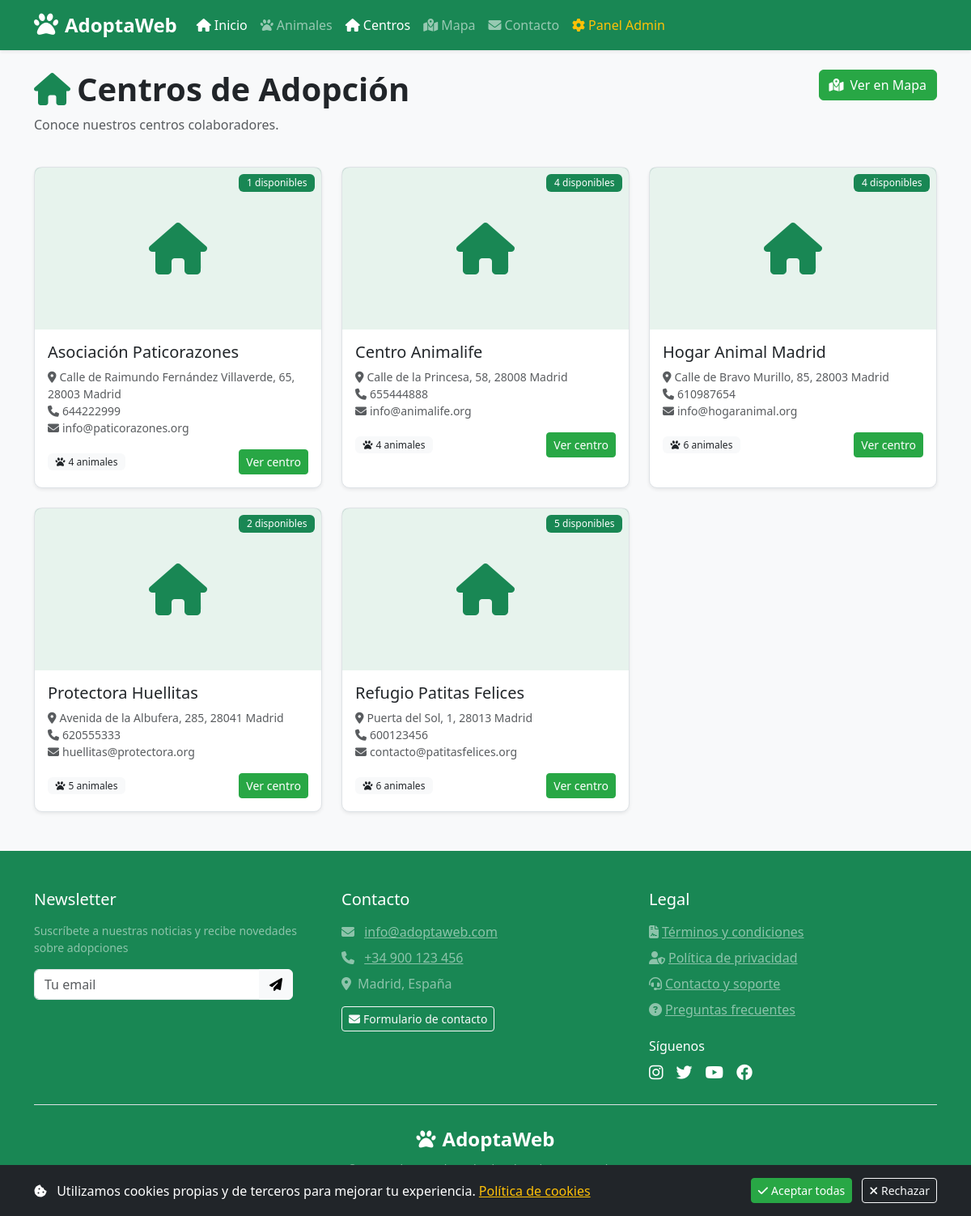
Page /centros/index.php (signed in) on the committed database.
### tables this page shows
CREATE TABLE `centros` (
  `id_centro` int(11) NOT NULL,
  `nombre` varchar(150) NOT NULL,
  `direccion` varchar(255) DEFAULT NULL,
  `telefono` varchar(20) DEFAULT NULL,
  `email` varchar(150) DEFAULT NULL,
  `web` varchar(150) DEFAULT NULL,
  `fecha_alta` datetime DEFAULT current_timestamp(),
  `latitud` decimal(10,8) DEFAULT NULL,
  `longitud` decimal(10,8) DEFAULT NULL,
  `imagen_url` varchar(255) DEFAULT NULL
);

### centros/index.php (the view, shortened to what this page needs)
<?php
require_once '../includes/config.php';
$pagina = isset($_GET['pagina']) ? (int)$_GET['pagina'] : 1;
$por_pagina = 9;
$inicio = ($pagina - 1) * $por_pagina;
$stmt = $pdo->prepare("
    SELECT c.*,
           COUNT(a.id_animal) as total_animales,
           SUM(CASE WHEN a.estado = 'Disponible' THEN 1 ELSE 0 END) as disponibles
    FROM centros c
    LEFT JOIN animales a ON c.id_centro = a.id_centro
    GROUP BY c.id_centro
    ORDER BY c.nombre
    LIMIT :inicio, :por_pagina
");
$stmt->bindValue(':inicio', $inicio, PDO::PARAM_INT);
$stmt->bindValue(':por_pagina', $por_pagina, PDO::PARAM_INT);
$stmt->execute();
$centros = $stmt->fetchAll();
?>
<!DOCTYPE html>
<html lang="es">
<head>
    <?php include '../includes/header.php'; ?>
</head>
<body>
    <?php include '../includes/navbar.php'; ?>
    <div class="container mt-4">
        <div class="row mb-4">
            <div class="col-md-8">
                <h1 class="fw-bold"><i class="fas fa-home text-success me-2"></i>Centros de Adopción</h1>
                <p class="text-muted">Conoce nuestros centros colaboradores.</p>
            </div>
            <div class="col-md-4 text-end">
                <a href="<?= BASE_URL ?>/mapa" class="btn btn-success"><i class="fas fa-map-marked-alt me-2"></i>Ver en Mapa</a>
            </div>
        </div>
        <div class="row g-4">
            <?php foreach ($centros as $centro): ?>
                <div class="col-md-6 col-lg-4">
                    <div class="card h-100 shadow-sm">
                        <div class="position-relative">
                            <?php if (!empty($centro['imagen_url'])): ?>
                                <img src="<?= '../' . ltrim($centro['imagen_url'], './') ?>" alt="<?= htmlspecialchars($centro['nombre']) ?>" class="card-img-top" style="height: 200px; object-fit: cover;">
                            <?php else: ?>
                                <div class="card-img-top bg-success bg-opacity-10 d-flex align-items-center justify-content-center" style="height: 200px;">
                                    <i class="fas fa-home fa-4x text-success"></i>
                                </div>
                            <?php endif; ?>
                            <span class="badge bg-success position-absolute top-0 end-0 m-2"><?= $centro['disponibles'] ?> disponibles</span>
                        </div>
                        <div class="card-body">
                            <h5 class="card-title"><?= htmlspecialchars($centro['nombre']) ?></h5>
                            <p class="card-text small text-muted">
                                <i class="fas fa-map-marker-alt me-1"></i><?= htmlspecialchars($centro['direccion']) ?><br>
                                <i class="fas fa-phone me-1"></i><?= htmlspecialchars($centro['telefono']) ?><br>
                                <i class="fas fa-envelope me-1"></i><?= htmlspecialchars($centro['email']) ?>
                            </p>
                            <div class="d-flex justify-content-between align-items-center">
                                <span class="badge bg-light text-dark"><i class="fas fa-paw me-1"></i><?= $centro['total_animales'] ?> animales</span>
                                <a href="<?= BASE_URL ?>/centros/ver.php?id=<?= $centro['id_centro'] ?>" class="btn btn-sm btn-success">Ver centro</a>
                            </div>
                        </div>
                    </div>
                </div>
            <?php endforeach; ?>
        </div>
    </div>
    <?php include '../includes/footer.php'; ?>
</body>
</html>

### css/styles.css (style rules this page uses)
:root { --primary-color: #28a745; --secondary-color: #218838; --light-bg: #f8f9fa; --dark-bg: #343a40; }
body { font-family: 'Segoe UI', Tahoma, Geneva, Verdana, sans-serif; background-color: #f8f9fa; }
.card { border-radius: 10px; border: 1px solid #dee2e6; transition: transform 0.3s, box-shadow 0.3s; }
.btn-success { background-color: var(--primary-color); border-color: var(--primary-color); }
.badge { font-weight: 500; padding: 0.4em 0.8em; }

### rows in the picture
centros: disponibles "1", nombre "Asociación Paticorazones", direccion "Calle de Raimundo Fernández Villaverde, 65, 28003 Madrid", telefono "644222999", email "info@paticorazones.org", total_animales "4"
centros: disponibles "4", nombre "Centro Animalife", direccion "Calle de la Princesa, 58, 28008 Madrid", telefono "655444888", email "info@animalife.org", total_animales "4"
centros: disponibles "4", nombre "Hogar Animal Madrid", direccion "Calle de Bravo Murillo, 85, 28003 Madrid", telefono "610987654", email "info@hogaranimal.org", total_animales "6"
centros: disponibles "2", nombre "Protectora Huellitas", direccion "Avenida de la Albufera, 285, 28041 Madrid", telefono "620555333", email "huellitas@protectora.org", total_animales "5"
centros: disponibles "5", nombre "Refugio Patitas Felices", direccion "Puerta del Sol, 1, 28013 Madrid", telefono "600123456", email "contacto@patitasfelices.org", total_animales "6"
